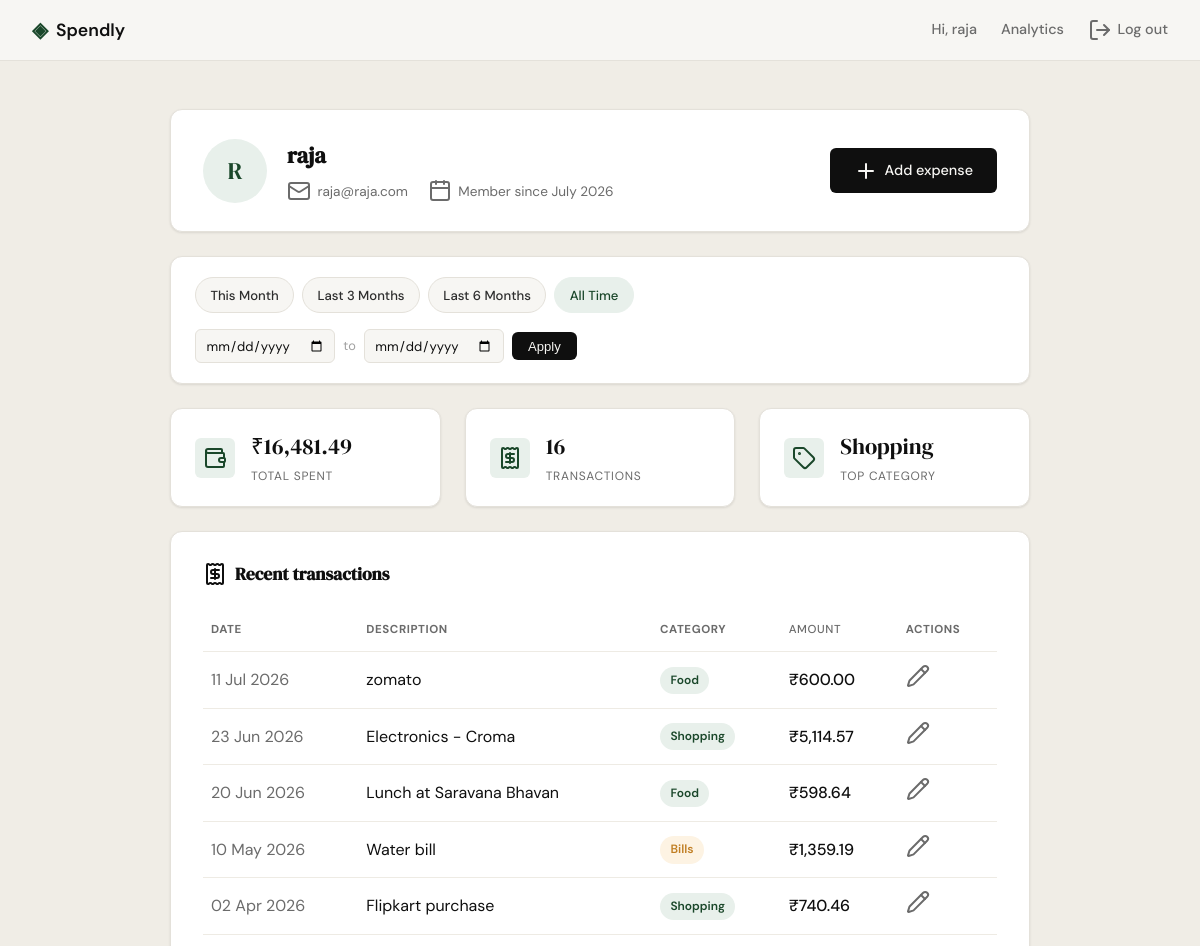
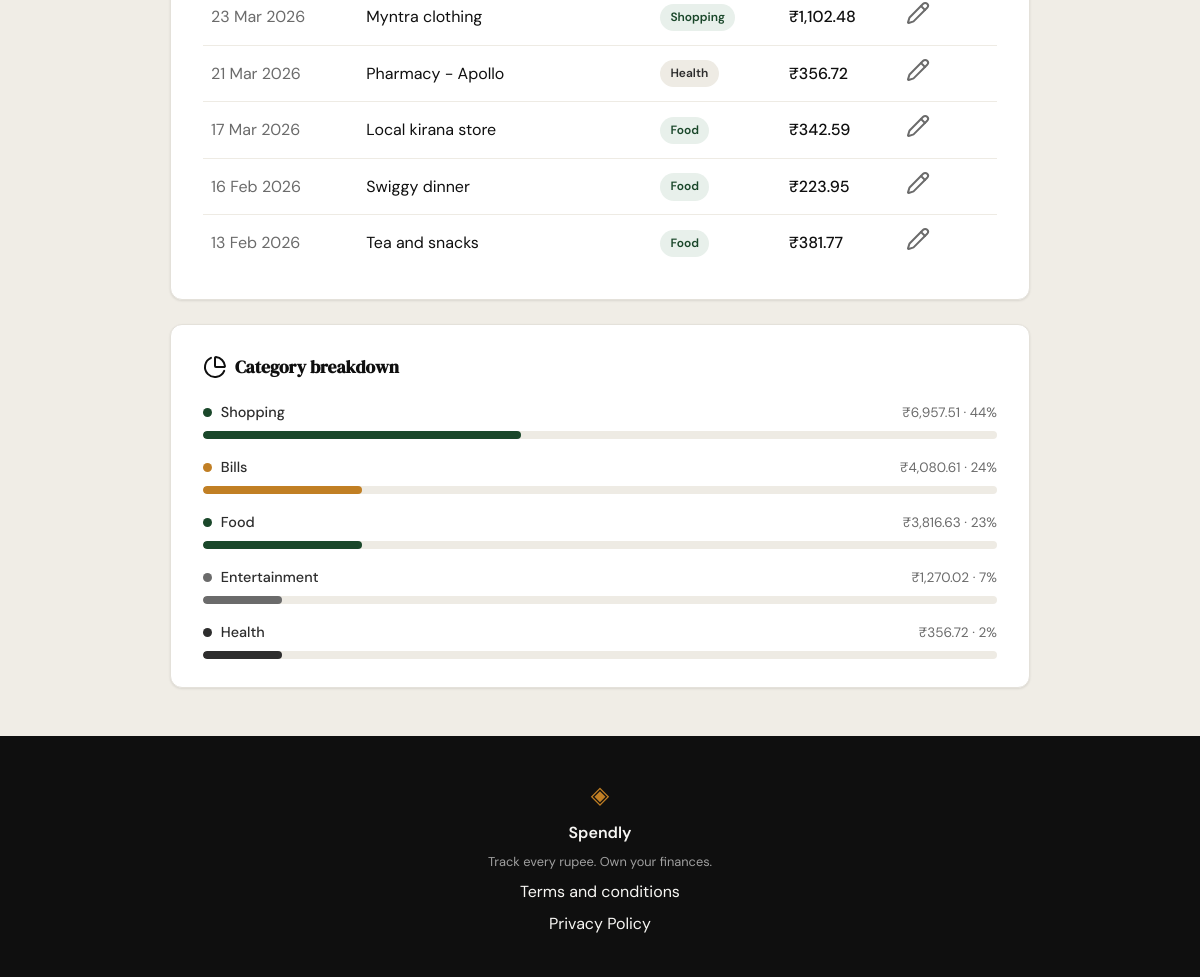
Screenshot of /profile (signed in) with the database file from the repository (2 pictures, top to bottom).
### tables this page shows
CREATE TABLE users (
                id INTEGER PRIMARY KEY AUTOINCREMENT,
                name TEXT NOT NULL,
                email TEXT UNIQUE NOT NULL,
                password_hash TEXT NOT NULL,
                created_at TEXT DEFAULT (datetime('now'))
            );

CREATE TABLE expenses (
                id INTEGER PRIMARY KEY AUTOINCREMENT,
                user_id INTEGER NOT NULL,
                amount REAL NOT NULL,
                category TEXT NOT NULL,
                date TEXT NOT NULL,
                description TEXT,
                created_at TEXT DEFAULT (datetime('now')),
                FOREIGN KEY (user_id) REFERENCES users (id)
            );

### app.py (the view)
@app.route("/profile")
@login_required
def profile():
    db_user = get_user_by_id(session["user_id"])
    name_parts = db_user["name"].split()
    initials = "".join(p[0] for p in name_parts[:2]).upper()
    user = {
        "name": db_user["name"],
        "email": db_user["email"],
        "initials": initials,
        "member_since": db_user["member_since"],
    }
    date_from_str, date_to_str = _resolve_date_filter(request.args)
    stats = get_summary_stats(session["user_id"], date_from_str, date_to_str)
    summary = {
        "total_spent": f"₹{stats['total_spent']:,.2f}",
        "transaction_count": stats["transaction_count"],
        "top_category": stats["top_category"],
    }
    raw_transactions = get_recent_transactions(
        session["user_id"], date_from=date_from_str, date_to=date_to_str
    )
    transactions = [
        {
            "id": t["id"],
            "date": datetime.strptime(t["date"], "%Y-%m-%d").strftime("%d %b %Y"),
            "description": t["description"],
            "category": t["category"],
            "amount": f"₹{t['amount']:,.2f}",
        }
        for t in raw_transactions
    ]
    raw_categories = get_category_breakdown(
        session["user_id"], date_from=date_from_str, date_to=date_to_str
    )
    categories = [
        {
            "category": c["name"],
            "amount": f"₹{c['amount']:,.2f}",
            "percent": c["pct"],
        }
        for c in raw_categories
    ]
    presets = _build_presets(date.today())
    for preset in presets:
        preset["active"] = (
            preset["date_from"] == date_from_str and preset["date_to"] == date_to_str
        )
    return render_template(
        "profile.html",
        user=user, summary=summary,
        transactions=transactions, categories=categories,
        presets=presets,
        active_date_from=date_from_str, active_date_to=date_to_str,
    )

### app.py (called while the page is built)
def login_required(view):
    @wraps(view)
    def wrapped_view(*args, **kwargs):
        if not session.get("user_id"):
            return redirect(url_for("login"))
        return view(*args, **kwargs)
    return wrapped_view

def _parse_iso_date(value):
    if not value:
        return None
    try:
        return datetime.strptime(value, "%Y-%m-%d").date()
    except ValueError:
        return None

def _subtract_months(d, months):
    total = d.month - 1 - months
    year = d.year + total // 12
    month = total % 12 + 1
    day = min(d.day, calendar.monthrange(year, month)[1])
    return date(year, month, day)

def _resolve_date_filter(args):
    parsed_from = _parse_iso_date(args.get("date_from"))
    parsed_to = _parse_iso_date(args.get("date_to"))
    if parsed_from and parsed_to:
        if parsed_from > parsed_to:
            flash("Start date must be before end date.", "error")
        else:
            return parsed_from.isoformat(), parsed_to.isoformat()
    return None, None

def _build_presets(today):
    last_day = calendar.monthrange(today.year, today.month)[1]
    month_start = today.replace(day=1)
    month_end = today.replace(day=last_day)
    return [
        {
            "label": "This Month",
            "date_from": month_start.isoformat(),
            "date_to": month_end.isoformat(),
        },
        {
            "label": "Last 3 Months",
            "date_from": _subtract_months(today, 3).isoformat(),
            "date_to": today.isoformat(),
        },
        {
            "label": "Last 6 Months",
            "date_from": _subtract_months(today, 6).isoformat(),
            "date_to": today.isoformat(),
        },
        {
            "label": "All Time",
            "date_from": None,
            "date_to": None,
        },
    ]

### database/db.py (called while the page is built)
def get_db():
    conn = sqlite3.connect(DB_PATH)
    conn.row_factory = sqlite3.Row
    conn.execute("PRAGMA foreign_keys = ON")
    return conn

### database/queries.py (called while the page is built)
def _date_range_filter(date_from, date_to):
    if date_from and date_to:
        return " AND date BETWEEN ? AND ?", (date_from, date_to)
    return "", ()

### templates/profile.html (shortened to what this page needs)
{% extends "base.html" %}
{% block head %}
<link rel="stylesheet" href="{{ url_for('static', filename='css/profile.css') }}">
{% endblock %}
{% block content %}
<section class="profile-page">
    <div class="profile-container">
        <div class="profile-hero">
            <div class="profile-avatar">{{ user.initials }}</div>
            <div class="profile-hero-info">
                <h1 class="profile-name">{{ user.name }}</h1>
                <div class="profile-meta-row">
                    <span class="meta-item"><i data-lucide="mail"></i>{{ user.email }}</span>
                    <span class="meta-item"><i data-lucide="calendar"></i>Member since {{ user.member_since }}</span>
                </div>
            </div>
            <a href="{{ url_for('add_expense') }}" class="btn-primary profile-hero-action">
                <i data-lucide="plus"></i>Add expense
            </a>
        </div>
        <div class="filter-bar">
            <div class="filter-presets">
                {% for preset in presets %}
                <a href="{{ url_for('profile', date_from=preset.date_from, date_to=preset.date_to) }}"
                   class="filter-preset-btn{% if preset.active %} active{% endif %}">
                    {{ preset.label }}
                </a>
                {% endfor %}
            </div>
            <form method="GET" action="{{ url_for('profile') }}" class="filter-custom-range">
                <input type="date" name="date_from" class="filter-date-input"
                       value="{{ active_date_from or '' }}" aria-label="Start date">
                <span class="filter-range-sep">to</span>
                <input type="date" name="date_to" class="filter-date-input"
                       value="{{ active_date_to or '' }}" aria-label="End date">
                <button type="submit" class="filter-apply-btn">Apply</button>
            </form>
        </div>
        <div class="stats-row">
            <div class="stat-card">
                <div class="stat-icon"><i data-lucide="wallet"></i></div>
                <div class="stat-body">
                    <span class="stat-value">{{ summary.total_spent }}</span>
                    <span class="stat-label">Total spent</span>
                </div>
            </div>
            <div class="stat-card">
                <div class="stat-icon"><i data-lucide="receipt"></i></div>
                <div class="stat-body">
                    <span class="stat-value">{{ summary.transaction_count }}</span>
                    <span class="stat-label">Transactions</span>
                </div>
            </div>
            <div class="stat-card">
                <div class="stat-icon"><i data-lucide="tag"></i></div>
                <div class="stat-body">
                    <span class="stat-value">{{ summary.top_category }}</span>
                    <span class="stat-label">Top category</span>
                </div>
            </div>
        </div>
        <div class="profile-card">
            <div class="card-header">
                <h2 class="section-title"><i data-lucide="receipt"></i>Recent transactions</h2>
            </div>
            <div class="table-wrap">
                <table class="table">
                    <thead>
                        <tr>
                            <th>Date</th>
                            <th>Description</th>
                            <th>Category</th>
                            <th class="amount-cell">Amount</th>
                            <th class="actions-cell">Actions</th>
                        </tr>
                    </thead>
                    <tbody>
                        {% for tx in transactions %}
                        <tr>
                            <td class="date-cell">{{ tx.date }}</td>
                            <td>{{ tx.description }}</td>
                            <td><span class="badge badge-{{ tx.category | lower }}">{{ tx.category }}</span></td>
                            <td class="amount-cell">{{ tx.amount }}</td>
                            <td class="actions-cell">
                                <a href="{{ url_for('edit_expense', id=tx.id) }}" class="row-action-link" aria-label="Edit expense">
                                    <i data-lucide="pencil"></i>
                                </a>
                            </td>
                        </tr>
                        {% endfor %}
                    </tbody>
                </table>
            </div>
        </div>
        <div class="profile-card">
            <div class="card-header">
                <h2 class="section-title"><i data-lucide="pie-chart"></i>Category breakdown</h2>
            </div>
            <div class="category-bars">
                {% for cat in categories %}
                {% set width = [cat.percent // 10 * 10, 10] | max %}
                <div class="category-bar-row">
                    <div class="category-bar-top">
                        <span class="category-bar-label">
                            <span class="category-dot category-dot-{{ cat.category | lower }}"></span>
                            {{ cat.category }}
                        </span>
                        <span class="category-bar-amount">{{ cat.amount }} · {{ cat.percent }}%</span>
                    </div>
                    <div class="category-bar-track">
                        <div class="category-bar-fill category-fill-{{ cat.category | lower }} bar-w-{{ width }}"></div>
                    </div>
                </div>
                {% endfor %}
            </div>
        </div>
    </div>
</section>
{% endblock %}

### templates/base.html (shortened to what this page needs)
<!DOCTYPE html>
<html lang="en">
<head>
    <link rel="stylesheet" href="{{ url_for('static', filename='css/style.css') }}">
    {% block head %}{% endblock %}
</head>
<body>
    <nav class="navbar">
        <div class="nav-inner">
            <a href="{{ url_for('landing') }}" class="nav-brand">
                <span class="brand-icon">◈</span>
                <span class="brand-name">Spendly</span>
            </a>
            <div class="nav-links">
                {% if session.user_id %}
                <a href="{{ url_for('profile') }}">Hi, {{ session.user_name }}</a>
                <a href="{{ url_for('analytics') }}"{% if request.endpoint == 'analytics' %} class="active"{% endif %}>Analytics</a>
                <a href="{{ url_for('logout') }}" class="nav-link-icon"><i data-lucide="log-out"></i>Log out</a>
                {% else %}
                <a href="{{ url_for('login') }}">Sign in</a>
                <a href="{{ url_for('register') }}" class="nav-cta">Get started</a>
                {% endif %}
            </div>
        </div>
    </nav>
    <main class="main-content">
        {% block content %}{% endblock %}
    </main>
    <footer class="footer">
        <div class="footer-inner">
            <span class="brand-icon">◈</span>
            <span class="footer-name">Spendly</span>
            <p class="footer-copy">Track every rupee. Own your finances.</p>
            <a href="{{ url_for('terms') }}">Terms and conditions</a>
            <a href="{{ url_for('privacy') }}">Privacy Policy</a>
        </div>
    </footer>
</body>
</html>

### static/css/style.css (style rules this page uses)
:root { --ink: #0f0f0f; --ink-soft: #2d2d2d; --ink-muted: #6b6b6b; --ink-faint: #a0a0a0; --paper: #f7f6f3; --paper-warm: #f0ede6; --paper-card: #ffffff; --accent: #1a472a; --accent-light: #e8f0eb; --accent-2: #c17f24; --accent-2-light: #fdf3e3; --danger: #c0392b; --danger-light: #fdecea; --danger-border: #f5c6c2; --border: #e4e1da; --border-soft: #eeebe4; --font-display: 'DM Serif Display', Georgia, serif; --font-body: 'DM Sans', system-ui, sans-serif; --max-width: 1200px; --auth-width: 440px; --radius-sm: 6px; --radius-md: 12px; --radius-lg: 20px; }
*, *::before, *::after { box-sizing: border-box; margin: 0; padding: 0; }
html { font-size: 16px; scroll-behavior: smooth; }
body { background: var(--paper); color: var(--ink); font-family: var(--font-body); font-size: 1rem; line-height: 1.6; -webkit-font-smoothing: antialiased; }
a { color: inherit; text-decoration: none; }
.navbar { position: sticky; top: 0; z-index: 100; background: var(--paper); border-bottom: 1px solid var(--border); padding: 0 2rem; }
.nav-inner { max-width: var(--max-width); margin: 0 auto; height: 60px; display: flex; align-items: center; justify-content: space-between; }
.nav-brand { display: flex; align-items: center; gap: 0.5rem; font-family: var(--font-body); font-weight: 600; font-size: 1.1rem; color: var(--ink); }
.brand-icon { color: var(--accent); font-size: 1.3rem; }
.brand-name { color: var(--ink); }
.nav-links { display: flex; align-items: center; gap: 1.5rem; font-size: 0.9rem; font-weight: 500; }
.nav-links a { color: var(--ink-muted); transition: color 0.2s; }
.nav-link-icon { display: inline-flex; align-items: center; gap: 0.35rem; }
.main-content { min-height: calc(100vh - 60px - 100px); }
.btn-primary { display: inline-block; background: var(--ink); color: var(--paper); padding: 0.65rem 1.5rem; border-radius: var(--radius-sm); font-family: var(--font-body); font-size: 0.9rem; font-weight: 500; cursor: pointer; border: none; transition: background 0.2s; text-decoration: none; }
.footer { background: var(--ink); color: var(--paper); padding: 2.5rem 2rem; text-align: center; }
.footer-inner { display: flex; flex-direction: column; align-items: center; gap: 0.4rem; }
.footer .brand-icon { color: var(--accent-2); font-size: 1.5rem; }
.footer-name { font-weight: 600; font-size: 1rem; }
.footer-copy { font-size: 0.8rem; color: var(--ink-faint); }

### rows the page displays
users: user_name "raja", name "raja", email "raja@raja.com"
expenses: date "11 Jul 2026", description "zomato", category "Food", amount "₹600.00"
expenses: date "23 Jun 2026", description "Electronics - Croma", category "Shopping", amount "₹5,114.57"
expenses: date "20 Jun 2026", description "Lunch at Saravana Bhavan", category "Food", amount "₹598.64"
expenses: date "10 May 2026", description "Water bill", category "Bills", amount "₹1,359.19"
expenses: date "02 Apr 2026", description "Flipkart purchase", category "Shopping", amount "₹740.46"
expenses: date "23 Mar 2026", description "Myntra clothing", category "Shopping", amount "₹1,102.48"
expenses: date "21 Mar 2026", description "Pharmacy - Apollo", category "Health", amount "₹356.72", percent "2"
expenses: date "17 Mar 2026", description "Local kirana store", category "Food", amount "₹342.59"
expenses: date "16 Feb 2026", description "Swiggy dinner", category "Food", amount "₹223.95"
expenses: date "13 Feb 2026", description "Tea and snacks", category "Food", amount "₹381.77"

### other values shown
{{ user.initials }} "R"
{{ user.member_since }} "July 2026"
{{ preset.label }} "This Month" "Last 3 Months" "Last 6 Months" "All Time"
{{ summary.total_spent }} "₹16,481.49"
{{ summary.transaction_count }} "16"
{{ summary.top_category }} "Shopping"
{{ cat.category }} "Shopping" "Bills" "Food" "Entertainment"
{{ cat.amount }} "₹6,957.51" "₹4,080.61" "₹3,816.63" "₹1,270.02"
{{ cat.percent }} "44" "24" "23" "7"
